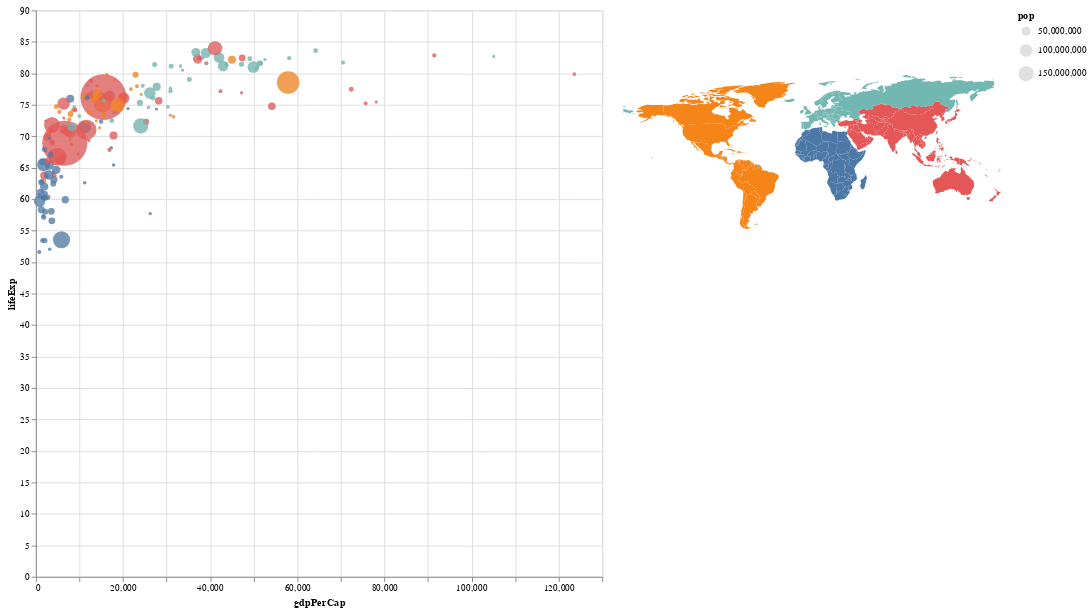

The notebook cell this image was saved under:
### Code cell
slider = alt.binding_range(min=2009, max=2017, step=1, name='year:')
slider_selection = alt.selection_single(name="year_selector", fields=['year'],bind=slider, init={'year': 2016})

country_selection = alt.selection_single(fields=['continent'])
map_selection = alt.selection_single(empty='all', fields=['continent'], on='mouseover')

gdf = gpd.read_file('world.geojson')
gdf.crs = {'init' :'epsg:27700'}
gdf = gdf.to_crs({'init': 'epsg:4326'})

data_geojson = alt.InlineData(values=gdf.to_json(), format=alt.DataFormat(property='features',type='json')) 

colours_condition = alt.condition(map_selection | country_selection,
                    alt.Color('continent:N', legend=None),
                    alt.value('lightgray'))

back_left = alt.Chart(df).mark_circle().encode(
    x = alt.X('gdpPerCap'),
    y = alt.Y('lifeExp'),
    color =alt.value('lightgray'),
    size=alt.Size('pop', scale=alt.Scale(domain=[80000, 170000000], range=[10,300]))
).add_selection(slider_selection).transform_filter(slider_selection).properties(width = 600, height = 600)

left = alt.Chart(df).mark_circle().encode(
    x = alt.X('gdpPerCap'),
    y = alt.Y('lifeExp'),
    color = colours_condition,
    size=alt.Size('pop', scale=alt.Scale(domain=[80000, 170000000], range=[10,300])),
).transform_filter(slider_selection).add_selection(map_selection).properties(width = 600, height = 600)

right = alt.Chart(data_geojson).mark_geoshape(
).transform_calculate(continent="datum.properties.region_un").encode(
    color=alt.condition(country_selection,
                    alt.Color('continent:N', legend=None),
                    alt.value('lightgray'))
).add_selection(country_selection)

alt.hconcat(back_left + left, right)
